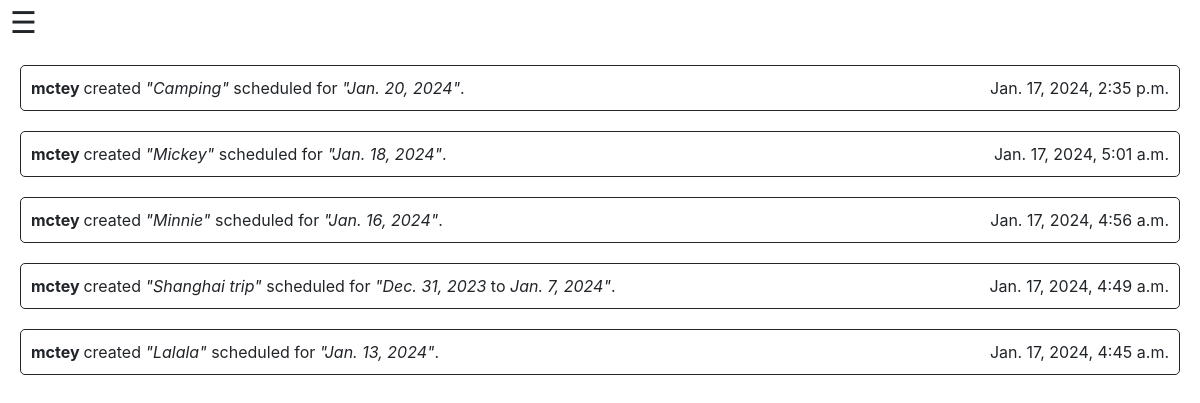
The page /userFeed/ on the database as committed earlier.
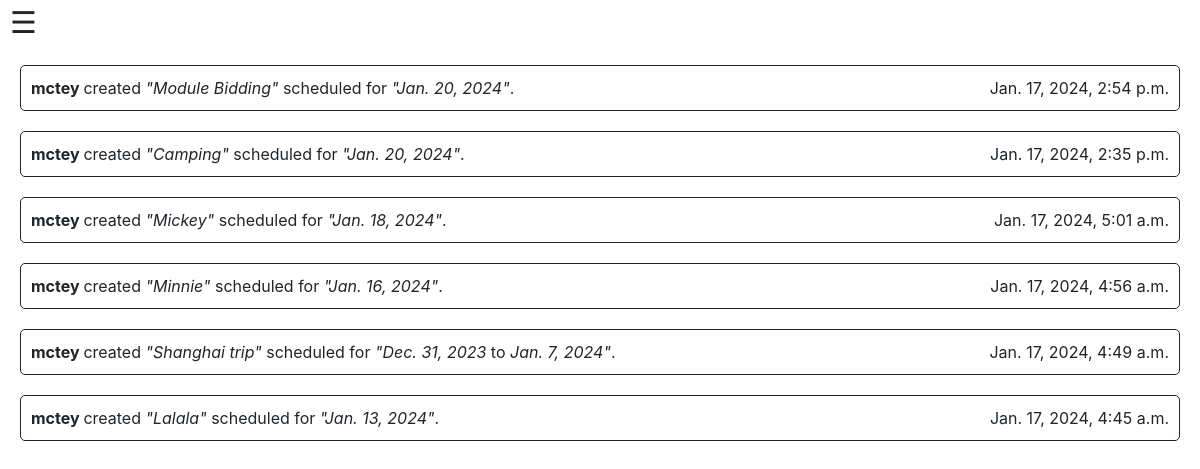
The same page on the database as committed later.
### timetable/models.py (models this page shows, shortened)
class Event(models.Model):
    user = models.ForeignKey(User, on_delete=models.CASCADE, related_name="events")
    name = models.CharField(max_length=600)
    event_description = models.CharField(max_length=6000)
    start_datetime = models.DateTimeField()
    start_date = models.DateField()
    start_time = models.TimeField()
    end_datetime = models.DateTimeField()
    end_date = models.DateField()
    end_time = models.TimeField()
    created_datetime = models.DateTimeField(default=datetime.now)

class User(AbstractUser):
    user_image = models.TextField(blank=True)

### timetable/views.py (the view)
# urls.py: path("userFeed/", views.feed, name="userFeed"),
def feed(request):
    events = Event.objects.all().order_by('-created_datetime')
    return render(request, "timetable/feed.html", {
        "events": events
    })

### timetable/templates/timetable/feed.html (shortened to what this page needs)
{% extends "timetable/layout.html" %}
{% block body %}
    {% if events%}
        {% for event in events%}
        <div style = "display: flex; justify-content: space-between; margin: 20px; padding: 10px; border: solid 1px; border-radius: 5px;" >
            <div>
                <strong>
                    {{event.user}}
                </strong>
                created <em>"{{ event.name }}"</em> scheduled for
                {% if event.start_date == event.end_date %}
                    <em>"{{event.start_date}}"</em>.
                {% else %}
                    <em>"{{event.start_date}}</em> to <em>{{event.end_date}}"</em>.
                {% endif %}
            </div>
            <div>
                {{event.created_datetime}}
            </div>
        </div>
        {% endfor %}
    {% else %}
        <div>
            No feeds found.
        </div>
    {% endif %}
{% endblock %}

Rows that differ between the two databases and show on the page:
added Event: user "mctey", name "Module Bidding", start_date "Jan. 20, 2024", created_datetime "Jan. 17, 2024, 2:54 p.m."
